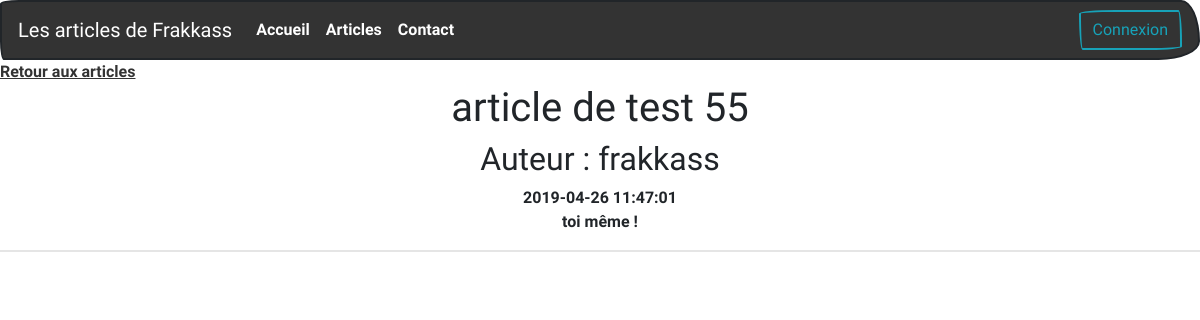
Page /article.php?id=6 on the earlier database version.
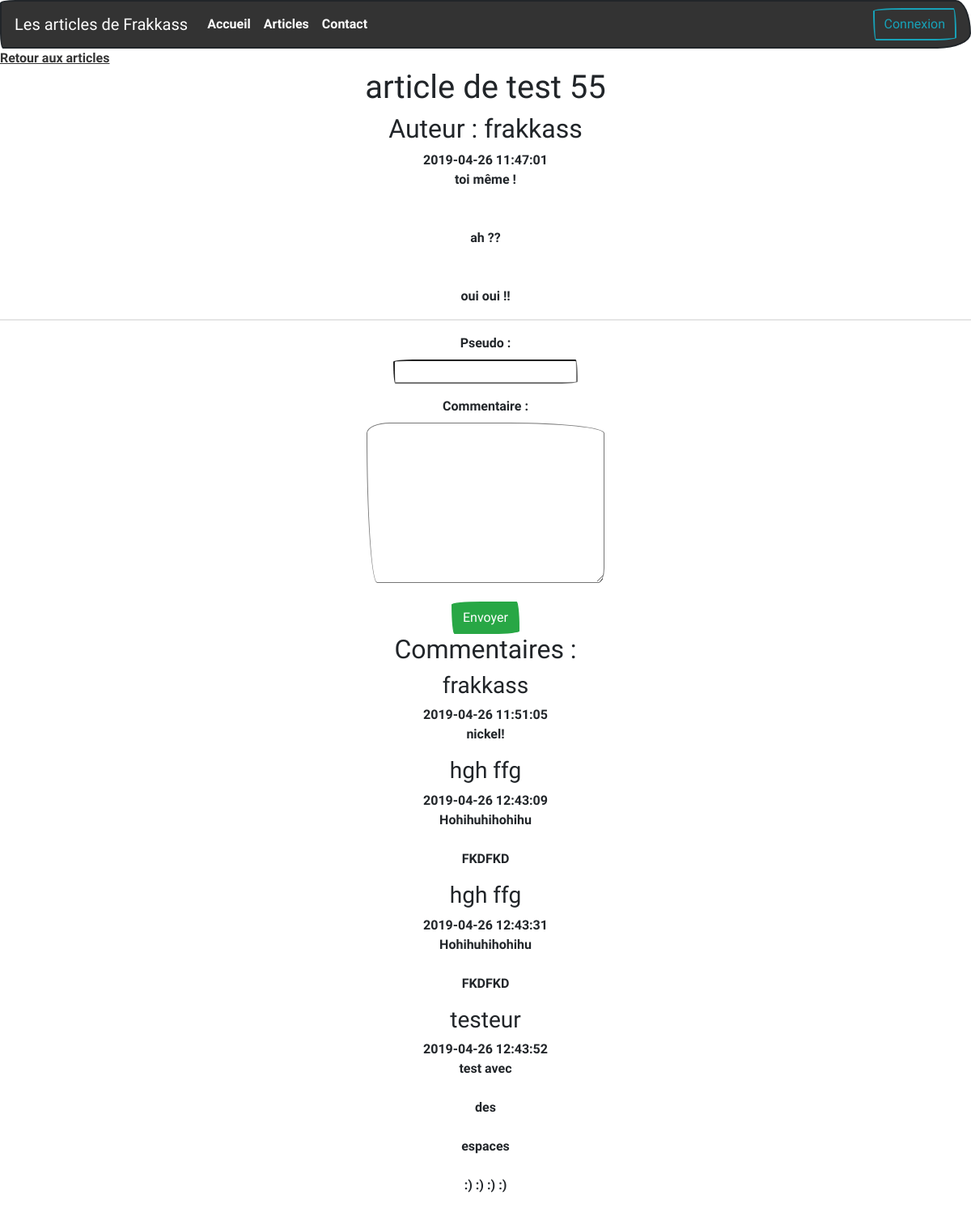
Same page on the later database version.
### tables this page shows
CREATE TABLE `articles` (
  `id` int(11) NOT NULL,
  `title` varchar(100) NOT NULL,
  `content` text NOT NULL,
  `author` varchar(255) NOT NULL,
  `stock` int(2) NOT NULL DEFAULT '0',
  `date` datetime NOT NULL
);

CREATE TABLE `comments` (
  `id` int(11) NOT NULL,
  `articleId` int(11) NOT NULL,
  `author` varchar(255) NOT NULL,
  `comment` text NOT NULL,
  `date` datetime NOT NULL
);

### config/functions.php (called while the page is built, shortened)
<?php
function getArticle($id){
    require('config/connect.php');
    $req = $bdd->prepare('SELECT * FROM articles WHERE id = ?');
    $req->execute(array($id));
    if($req->rowCount() == 1){
        $data = $req->fetch(PDO::FETCH_OBJ);
        return $data;
    }
    else {
        header('Location: index.php');
    }
}
function getComments($id){
    require('config/connect.php');
    $req = $bdd->prepare('SELECT * FROM comments WHERE articleId = ?');
    $req->execute(array($id));
    $data = $req->fetchAll(PDO::FETCH_OBJ);
    return $data;
}

### article.php (the view, shortened to what this page needs)
<?php
if(!isset($_GET['id']) OR !is_numeric($_GET['id'])){
    header('Location: index.php');
}else {
    extract($_GET);
    $id = strip_tags($id);
    require_once('config/functions.php');
    $article = getArticle($id);
    $comments = getComments($id);
}
?>
<main>
    <a href="articles.php">Retour aux articles</a>
<section class="text-center">
    <h1><?= $article->title ?></h1>
    <h2>Auteur : <?= $article->author ?></h2>
    <time><?= $article->date ?></time>
    <p class="mx-auto col-10 col-xl-8"><?= nl2br($article->content) ?></p>
    <hr/>
    <?php endif;
    if($article->stock == 1){
        ?>
    <form action="article.php?id=<?= $article->id ?>" method="POST">
        <p><label for="author">Pseudo : </label><br/>
    <?php if(isset($_SESSION['auth'])){ ?>
        <input type="text" name="author" id="author" value="<?php if(isset($_SESSION['user'])) echo $_SESSION['user'] ?>"/></p>
    <?php }else { ?>
        <input type="text" name="author" id="author" value="<?php if(isset($author)) echo $author ?>"/></p>
    <?php } ?>
        <p><label for="comment">Commentaire : </label><br/>
        <textarea name="comment" id="comment" cols="30" rows="8"><?php if(isset($comment)) echo $comment ?></textarea></p>
        <button class="btn btn-success" type="submit">Envoyer</button>
    </form>
    <h2>Commentaires :</h2>
    <?php foreach($comments as $com): ?>
        <h3><?= $com->author ?></h3>
        <time><?= $com->date ?></time>
        <p><?= nl2br($com->comment) ?></p>
<?php endforeach;
}?>
</section>
</main>
<?php
$content = ob_get_clean();
require 'template.php';
?>

### template.php (shortened to what this page needs)
<!DOCTYPE html>
<html lang="fr">
<head>
    <link rel="stylesheet" href="https://use.fontawesome.com/releases/v5.7.1/css/all.css">
    <link rel="stylesheet" href="https://bootswatch.com/4/sketchy/bootstrap.css">
    <link rel="stylesheet" href="css/style.css">
</head>
<header>
<?php include 'inc/nav.php';
?>
</header>
<body>
<?= $content; ?>
</body>
</html>

### inc/nav.php (shortened to what this page needs)
<nav class="navbar navbar-expand-lg navbar-dark bg-primary">
<a class="navbar-brand" href="index.php">Les articles de Frakkass</a>
<div class="collapse navbar-collapse" id="navbarColor01">
    <ul class="navbar-nav mr-auto">
    <li class="nav-item active">
        <a class="nav-link" href="index.php">Accueil <span class="sr-only">(current)</span></a>
    </li>
    <li class="nav-item">
        <a class="nav-link" href="articles.php">Articles</a>
    </li>
    <li class="nav-item">
        <a class="nav-link" href="contact.php">Contact</a>
    </li>
    </ul>
    <div class="nav-item active my-2 my-lg-0 text-light">
    <?php
    if (isset($_SESSION['auth'])){
        echo "<form action='deconnexion.php' method='get'>";
        echo "<input class='btn btn-outline-danger' type='submit' value='Déconnexion'/>";
        echo "</form>";
    }
    else {
        echo "<form action='connexion.php' method='get'>";
        echo "<input class='btn btn-outline-info' type='submit' value='Connexion'/>";
        echo "</form>";
    }
    ?>
    </div>
</div>
</nav>

Differences in the rows shown:
changed articles "article de test 55": content "toi même !" → "toi même ! ah ?? oui oui !!"; stock 0 → 1 (drawn)
now on this page (row unchanged): comments: author "frakkass", date "2019-04-26 11:51:05", comment "nickel!"
now on this page (row unchanged): comments: author "hgh ffg", date "2019-04-26 12:43:09", comment "Hohihuhihohihu FKDFKD"
now on this page (row unchanged): comments: author "hgh ffg", date "2019-04-26 12:43:31", comment "Hohihuhihohihu FKDFKD"
now on this page (row unchanged): comments: author "testeur", date "2019-04-26 12:43:52", comment "test avec des espaces :) :) :) :)"
Other differences:
text now shown: "Pseudo : Commentaire : Envoyer Commentaires :"
